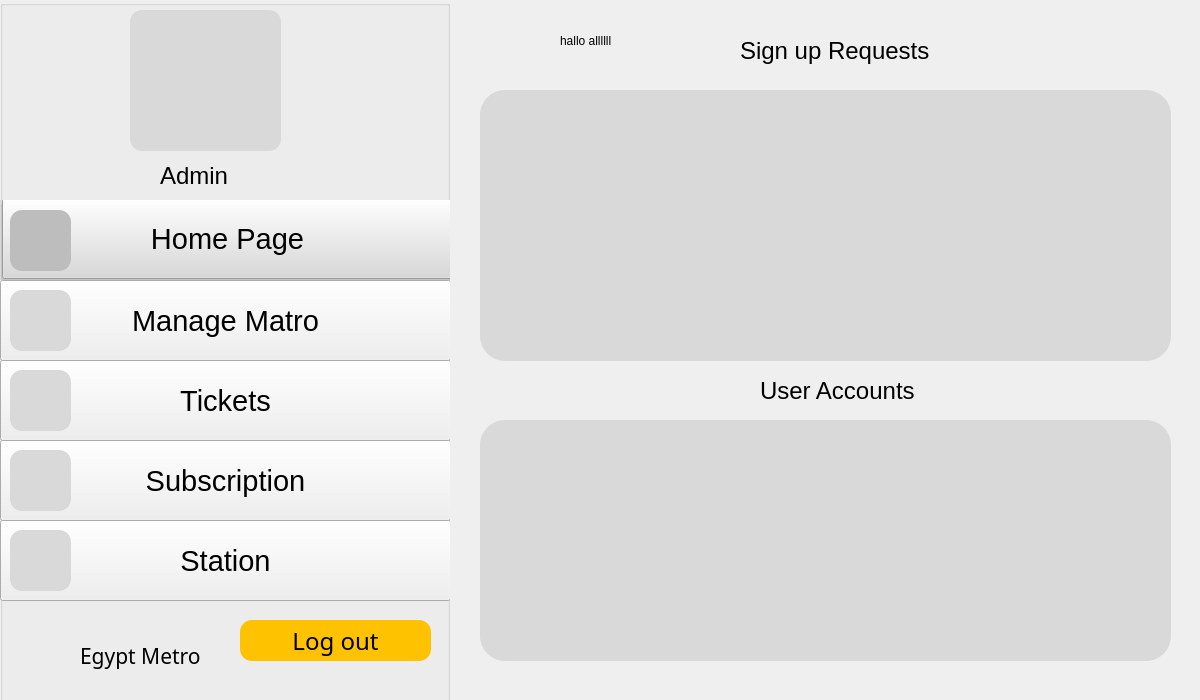
<?xml version="1.0" encoding="UTF-8"?>
<ui version="4.0">
 <class>admin</class>
 <widget class="QDockWidget" name="admin">
  <property name="geometry">
   <rect>
    <x>0</x>
    <y>0</y>
    <width>1200</width>
    <height>700</height>
   </rect>
  </property>
  <property name="windowTitle">
   <string>DockWidget</string>
  </property>
  <widget class="QWidget" name="dockWidgetContents">
   <widget class="QGroupBox" name="groupBox">
    <property name="geometry">
     <rect>
      <x>0</x>
      <y>0</y>
      <width>450</width>
      <height>721</height>
     </rect>
    </property>
    <property name="title">
     <string/>
    </property>
    <widget class="QGroupBox" name="groupBox_2">
     <property name="geometry">
      <rect>
       <x>0</x>
       <y>200</y>
       <width>451</width>
       <height>80</height>
      </rect>
     </property>
     <property name="styleSheet">
      <string notr="true">background-color: #D9D9D9;</string>
     </property>
     <property name="title">
      <string/>
     </property>
     <widget class="QPushButton" name="pushButton1">
      <property name="geometry">
       <rect>
        <x>2</x>
        <y>-2</y>
        <width>451</width>
        <height>81</height>
       </rect>
      </property>
      <property name="font">
       <font>
        <pointsize>22</pointsize>
       </font>
      </property>
      <property name="text">
       <string>Home Page</string>
      </property>
     </widget>
     <widget class="QLabel" name="imghome">
      <property name="geometry">
       <rect>
        <x>20</x>
        <y>20</y>
        <width>49</width>
        <height>41</height>
       </rect>
      </property>
      <property name="styleSheet">
       <string notr="true">background-color: #BDBDBD;</string>
      </property>
      <property name="text">
       <string/>
      </property>
     </widget>
     <widget class="QLabel" name="label_3">
      <property name="geometry">
       <rect>
        <x>10</x>
        <y>10</y>
        <width>61</width>
        <height>61</height>
       </rect>
      </property>
      <property name="styleSheet">
       <string notr="true">background-color: #BDBDBD;
border-radius: 12;
</string>
      </property>
      <property name="text">
       <string/>
      </property>
     </widget>
    </widget>
    <widget class="QLabel" name="metroimg">
     <property name="geometry">
      <rect>
       <x>10</x>
       <y>620</y>
       <width>61</width>
       <height>51</height>
      </rect>
     </property>
     <property name="text">
      <string/>
     </property>
    </widget>
    <widget class="QLabel" name="label_13">
     <property name="geometry">
      <rect>
       <x>80</x>
       <y>640</y>
       <width>161</width>
       <height>31</height>
      </rect>
     </property>
     <property name="font">
      <font>
       <family>BAXAUTRIAL</family>
       <pointsize>16</pointsize>
      </font>
     </property>
     <property name="text">
      <string>Egypt Metro</string>
     </property>
    </widget>
    <widget class="QLabel" name="adminimg">
     <property name="geometry">
      <rect>
       <x>130</x>
       <y>10</y>
       <width>151</width>
       <height>141</height>
      </rect>
     </property>
     <property name="styleSheet">
      <string notr="true">background-color: #D9D9D9;
border-radius: 12;</string>
     </property>
     <property name="text">
      <string/>
     </property>
    </widget>
    <widget class="QLabel" name="label">
     <property name="geometry">
      <rect>
       <x>160</x>
       <y>160</y>
       <width>101</width>
       <height>31</height>
      </rect>
     </property>
     <property name="font">
      <font>
       <pointsize>18</pointsize>
      </font>
     </property>
     <property name="text">
      <string>Admin</string>
     </property>
    </widget>
    <widget class="QPushButton" name="pushButton_11">
     <property name="geometry">
      <rect>
       <x>240</x>
       <y>620</y>
       <width>191</width>
       <height>41</height>
      </rect>
     </property>
     <property name="font">
      <font>
       <family>BAXAUTRIAL</family>
       <pointsize>18</pointsize>
      </font>
     </property>
     <property name="styleSheet">
      <string notr="true">background-color: #FFC200;
border-radius: 12;
color: black;</string>
     </property>
     <property name="text">
      <string>Log out</string>
     </property>
    </widget>
    <widget class="QPushButton" name="pushButton_4">
     <property name="geometry">
      <rect>
       <x>0</x>
       <y>280</y>
       <width>451</width>
       <height>81</height>
      </rect>
     </property>
     <property name="font">
      <font>
       <pointsize>22</pointsize>
      </font>
     </property>
     <property name="text">
      <string>Manage Matro</string>
     </property>
    </widget>
    <widget class="QLabel" name="manimg">
     <property name="geometry">
      <rect>
       <x>20</x>
       <y>300</y>
       <width>51</width>
       <height>41</height>
      </rect>
     </property>
     <property name="styleSheet">
      <string notr="true">background-color: #D9D9D9;
</string>
     </property>
     <property name="text">
      <string/>
     </property>
    </widget>
    <widget class="QLabel" name="label_5">
     <property name="geometry">
      <rect>
       <x>10</x>
       <y>290</y>
       <width>61</width>
       <height>61</height>
      </rect>
     </property>
     <property name="styleSheet">
      <string notr="true">background-color: #D9D9D9;
border-radius: 12;</string>
     </property>
     <property name="text">
      <string/>
     </property>
    </widget>
    <widget class="QPushButton" name="pushButton_3">
     <property name="geometry">
      <rect>
       <x>0</x>
       <y>360</y>
       <width>451</width>
       <height>81</height>
      </rect>
     </property>
     <property name="font">
      <font>
       <pointsize>22</pointsize>
      </font>
     </property>
     <property name="styleSheet">
      <string notr="true">text-allignment:left;</string>
     </property>
     <property name="text">
      <string>Tickets</string>
     </property>
    </widget>
    <widget class="QLabel" name="label_7">
     <property name="geometry">
      <rect>
       <x>10</x>
       <y>370</y>
       <width>61</width>
       <height>61</height>
      </rect>
     </property>
     <property name="styleSheet">
      <string notr="true">background-color: #D9D9D9;
border-radius: 12;</string>
     </property>
     <property name="text">
      <string/>
     </property>
    </widget>
    <widget class="QPushButton" name="pushButton_5">
     <property name="geometry">
      <rect>
       <x>0</x>
       <y>440</y>
       <width>451</width>
       <height>81</height>
      </rect>
     </property>
     <property name="font">
      <font>
       <pointsize>22</pointsize>
      </font>
     </property>
     <property name="text">
      <string>Subscription</string>
     </property>
    </widget>
    <widget class="QLabel" name="subimg">
     <property name="geometry">
      <rect>
       <x>20</x>
       <y>460</y>
       <width>49</width>
       <height>41</height>
      </rect>
     </property>
     <property name="styleSheet">
      <string notr="true">background-color: #D9D9D9;</string>
     </property>
     <property name="text">
      <string/>
     </property>
    </widget>
    <widget class="QLabel" name="label_9">
     <property name="geometry">
      <rect>
       <x>10</x>
       <y>450</y>
       <width>61</width>
       <height>61</height>
      </rect>
     </property>
     <property name="styleSheet">
      <string notr="true">background-color: #D9D9D9;
border-radius: 12;</string>
     </property>
     <property name="text">
      <string/>
     </property>
    </widget>
    <widget class="QPushButton" name="pushButton_2">
     <property name="geometry">
      <rect>
       <x>0</x>
       <y>520</y>
       <width>451</width>
       <height>81</height>
      </rect>
     </property>
     <property name="font">
      <font>
       <pointsize>22</pointsize>
      </font>
     </property>
     <property name="text">
      <string>Station</string>
     </property>
    </widget>
    <widget class="QLabel" name="label_11">
     <property name="geometry">
      <rect>
       <x>10</x>
       <y>530</y>
       <width>61</width>
       <height>61</height>
      </rect>
     </property>
     <property name="styleSheet">
      <string notr="true">background-color: #D9D9D9;
border-radius: 12;</string>
     </property>
     <property name="text">
      <string/>
     </property>
    </widget>
   </widget>
   <widget class="QGroupBox" name="groupBox_3">
    <property name="geometry">
     <rect>
      <x>480</x>
      <y>90</y>
      <width>691</width>
      <height>271</height>
     </rect>
    </property>
    <property name="styleSheet">
     <string notr="true">background-color: #D9D9D9;
border-radius: 25;</string>
    </property>
    <property name="title">
     <string/>
    </property>
   </widget>
   <widget class="QLabel" name="label_2">
    <property name="geometry">
     <rect>
      <x>740</x>
      <y>30</y>
      <width>211</width>
      <height>41</height>
     </rect>
    </property>
    <property name="font">
     <font>
      <pointsize>18</pointsize>
     </font>
    </property>
    <property name="text">
     <string>Sign up Requests</string>
    </property>
   </widget>
   <widget class="QLabel" name="label_4">
    <property name="geometry">
     <rect>
      <x>760</x>
      <y>370</y>
      <width>161</width>
      <height>41</height>
     </rect>
    </property>
    <property name="font">
     <font>
      <pointsize>18</pointsize>
     </font>
    </property>
    <property name="text">
     <string>User Accounts</string>
    </property>
   </widget>
   <widget class="QGroupBox" name="groupBox_4">
    <property name="geometry">
     <rect>
      <x>480</x>
      <y>420</y>
      <width>691</width>
      <height>241</height>
     </rect>
    </property>
    <property name="styleSheet">
     <string notr="true">background-color: #D9D9D9;
border-radius: 25;</string>
    </property>
    <property name="title">
     <string/>
    </property>
    <widget class="QPushButton" name="userhistorybutton">
     <property name="geometry">
      <rect>
       <x>130</x>
       <y>10</y>
       <width>461</width>
       <height>211</height>
      </rect>
     </property>
     <property name="text">
      <string/>
     </property>
    </widget>
   </widget>
   <widget class="QLabel" name="label_6">
    <property name="geometry">
     <rect>
      <x>560</x>
      <y>20</y>
      <width>111</width>
      <height>41</height>
     </rect>
    </property>
    <property name="text">
     <string>hallo allllll</string>
    </property>
   </widget>
  </widget>
 </widget>
 <resources/>
 <connections/>
</ui>
